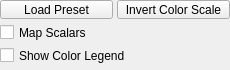
<?xml version="1.0" encoding="UTF-8"?>
<ui version="4.0">
 <class>VtkMappingData</class>
 <widget class="QWidget" name="VtkMappingData">
  <property name="geometry">
   <rect>
    <x>0</x>
    <y>0</y>
    <width>230</width>
    <height>70</height>
   </rect>
  </property>
  <property name="minimumSize">
   <size>
    <width>230</width>
    <height>70</height>
   </size>
  </property>
  <property name="windowTitle">
   <string>Mapping Data</string>
  </property>
  <layout class="QVBoxLayout" name="verticalLayout">
   <property name="spacing">
    <number>4</number>
   </property>
   <property name="leftMargin">
    <number>0</number>
   </property>
   <property name="topMargin">
    <number>0</number>
   </property>
   <property name="rightMargin">
    <number>0</number>
   </property>
   <property name="bottomMargin">
    <number>5</number>
   </property>
   <item>
    <widget class="QWidget" name="horizontalWidget" native="true">
     <property name="sizePolicy">
      <sizepolicy hsizetype="Minimum" vsizetype="Preferred">
       <horstretch>0</horstretch>
       <verstretch>0</verstretch>
      </sizepolicy>
     </property>
     <layout class="QHBoxLayout" name="horizontalLayout">
      <property name="spacing">
       <number>4</number>
      </property>
      <property name="leftMargin">
       <number>0</number>
      </property>
      <property name="topMargin">
       <number>0</number>
      </property>
      <property name="rightMargin">
       <number>0</number>
      </property>
      <property name="bottomMargin">
       <number>0</number>
      </property>
      <item>
       <widget class="QPushButton" name="loadPresetPushButton">
        <property name="sizePolicy">
         <sizepolicy hsizetype="Minimum" vsizetype="Fixed">
          <horstretch>0</horstretch>
          <verstretch>0</verstretch>
         </sizepolicy>
        </property>
        <property name="text">
         <string>Load Preset</string>
        </property>
       </widget>
      </item>
      <item>
       <widget class="QPushButton" name="invertTablePushButton">
        <property name="sizePolicy">
         <sizepolicy hsizetype="Minimum" vsizetype="Fixed">
          <horstretch>0</horstretch>
          <verstretch>0</verstretch>
         </sizepolicy>
        </property>
        <property name="text">
         <string>Invert Color Scale</string>
        </property>
       </widget>
      </item>
     </layout>
    </widget>
   </item>
   <item>
    <widget class="QCheckBox" name="mapScalarsCheckBox">
     <property name="text">
      <string>Map Scalars</string>
     </property>
    </widget>
   </item>
   <item>
    <widget class="QCheckBox" name="showLookupTableCheckBox">
     <property name="text">
      <string>Show Color Legend</string>
     </property>
    </widget>
   </item>
  </layout>
 </widget>
 <resources/>
 <connections/>
</ui>
